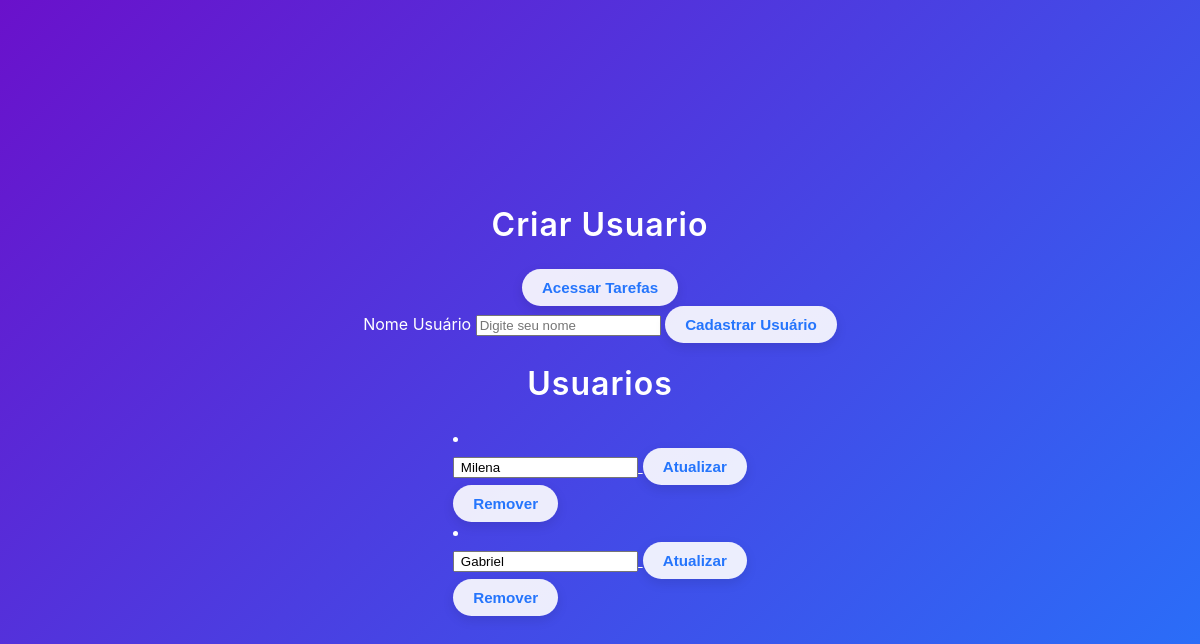
Before: / with the older database file.
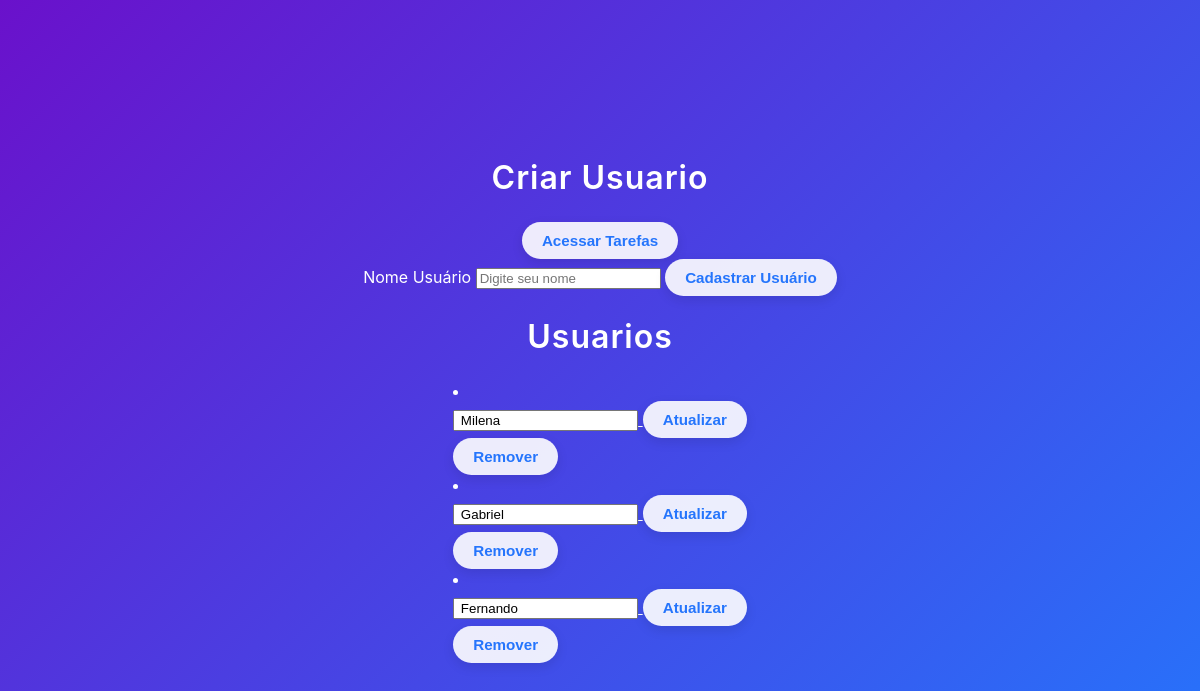
After: the same page with the newer database file.
### app/models.py (models this page shows)
class User(db.Model):
    id = db.Column(db.Integer,primary_key=True)
    username = db.Column(db.String(80), unique=True, nullable= False)

### app/Hello/routes.py (the view)
@hello_bp.route('/')
def index():
    usuarios = User.query.all()
    return render_template('index.html', usuarios=usuarios)

### app/templates/index.html (shortened to what this page needs)
<!DOCTYPE html>
<html lang="pt-br">
  <head>
    <link rel="stylesheet" href="{{url_for('static', filename='css/estilos.css') }}">
  </head>
  <body>
    <h1>Criar Usuario</h1>
     <a href="{{ url_for('hello.tarefas') }}">
    <button>Acessar Tarefas</button>
  </a>
    <form class= "create-form" action="/novoUsuario" method="POST">
      <label form="nome">Nome Usuário</label>
      <input type="text" id="nome" name="nome_usuario" placeholder="Digite seu nome" required />
      <button type="submit">Cadastrar Usuário</button>
    </form>
    <h1>Usuarios</h1>
    <u>
      {% for usuario in usuarios %}
      <li>
        <form
          action=" {{url_for('hello.editarUsuario', usuario_id=usuario.id)}}"
          method="POST"
        >
          <input
            type="text"
            name="nome_usuario"
            value=" {{usuario.username}}"
            required
          />
          <button type="submit">Atualizar</button>
        </form>
        <form
          action="{{url_for('hello.removerUsuario', usuario_id=usuario.id)}}"
          ,
          method="POST"
        >
          <button action="submit">Remover</button>
        </form>
      </li>
      {% endfor%}
  </body>
</html>

Changed rows visible on the page:
added User: nome_usuario "Fernando"
